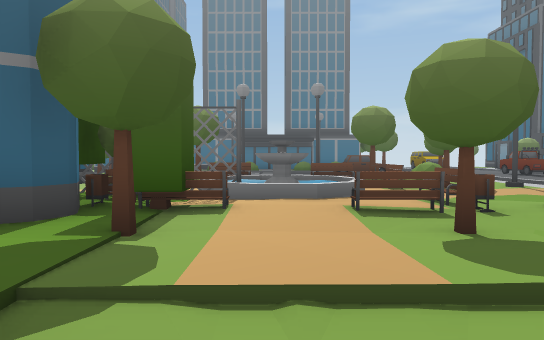
View 1 (above)

24 first-person views from a walk through a 3-D level made in the Unity game engine. The camera is 1.5 m above the floor, tilts 2° down and sees 70° across. The floor is counted in squares, 2 m on a side. Each view is taken from the middle of a square. On the plan, view 1 faces up. The plan holds only what a view shows up to about 12 squares ahead; the rest is blank. The place goes on beyond the plan. The player is left out.

View 2
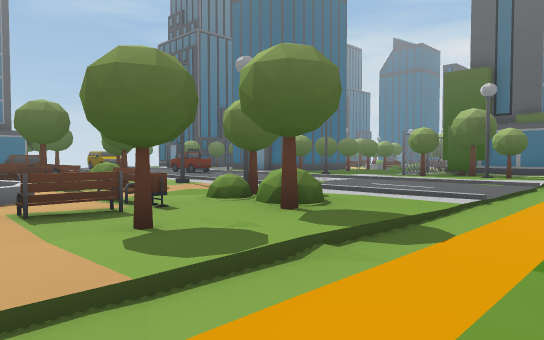

View 3
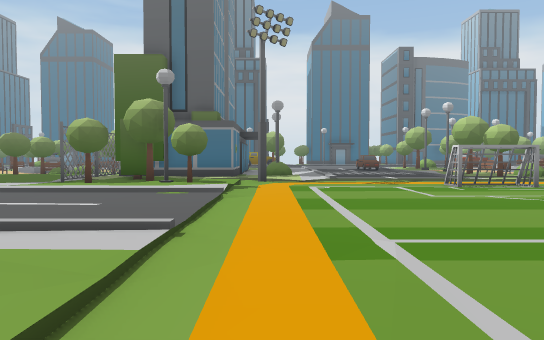

View 4
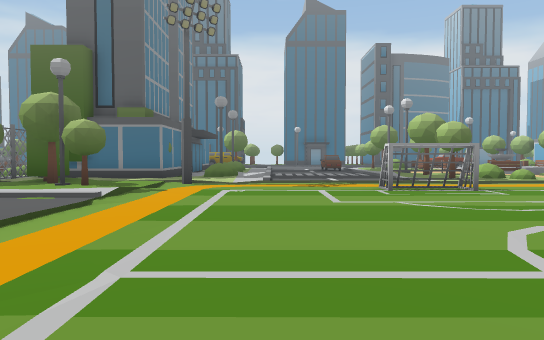

View 5
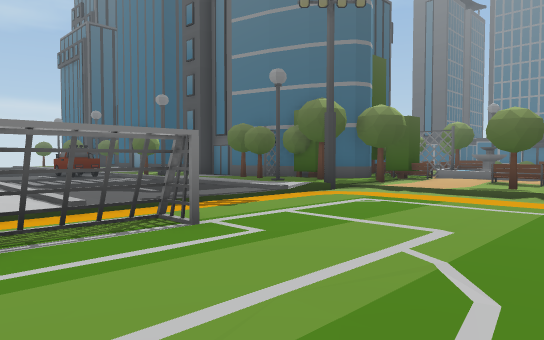

View 6
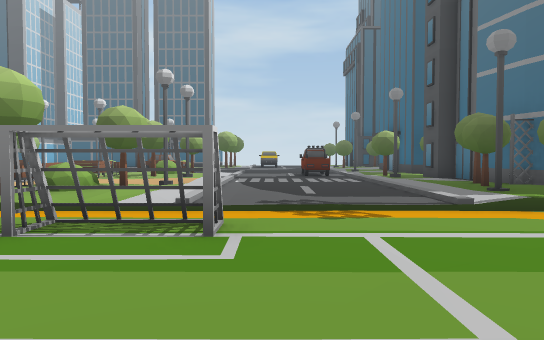

View 7
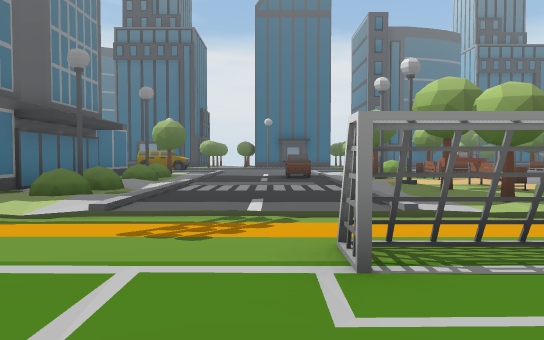

View 8
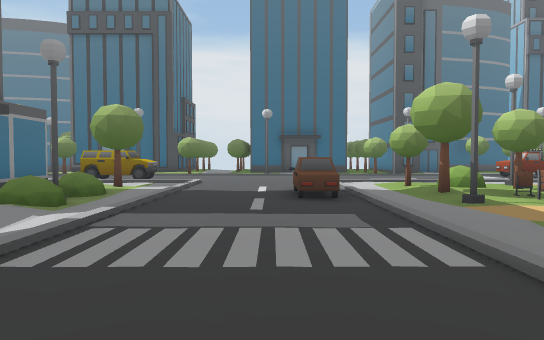

View 9
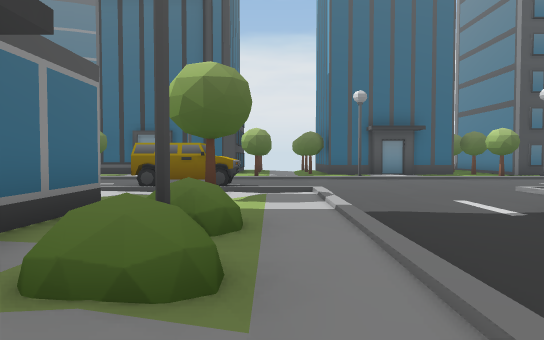

View 10
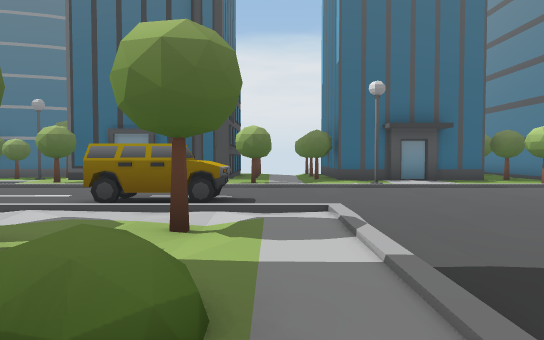

View 11
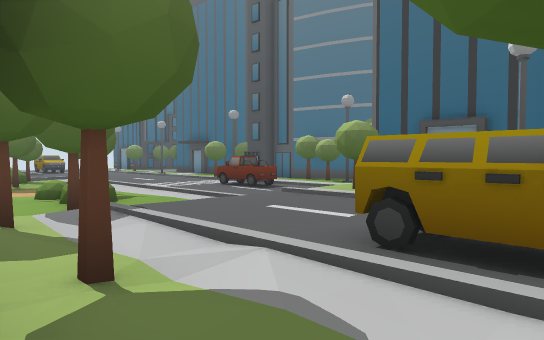

View 12
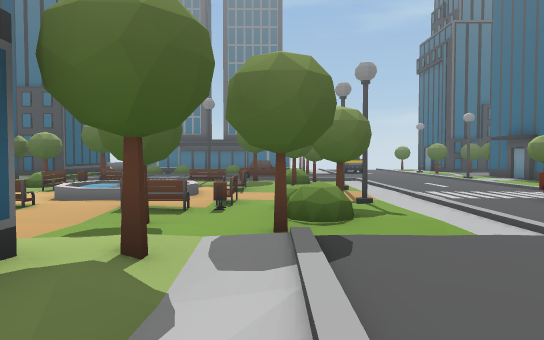

View 13
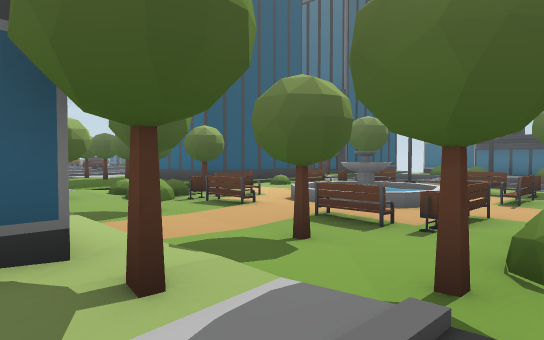

View 14
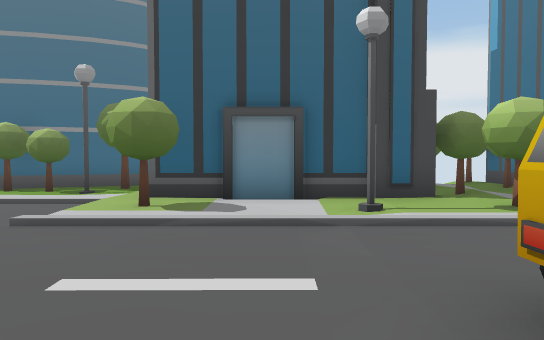

View 15
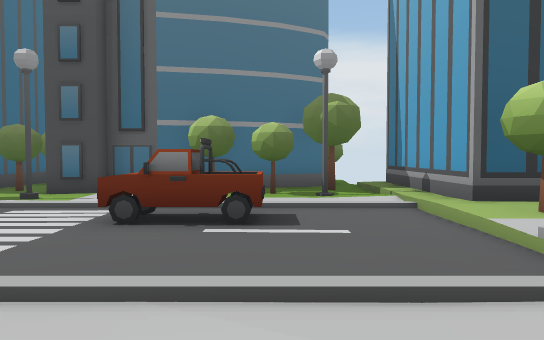

View 16
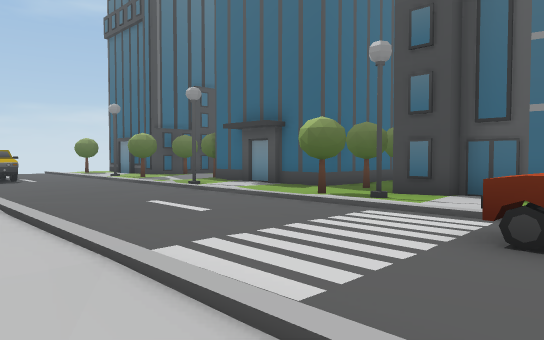

View 17
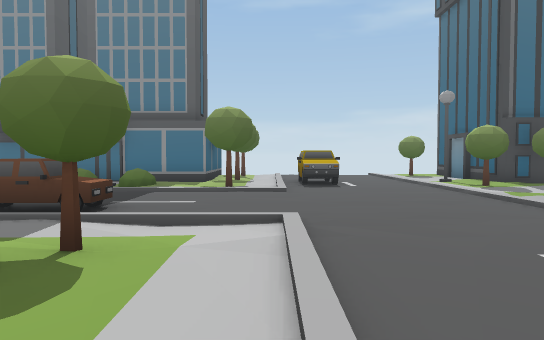

View 18
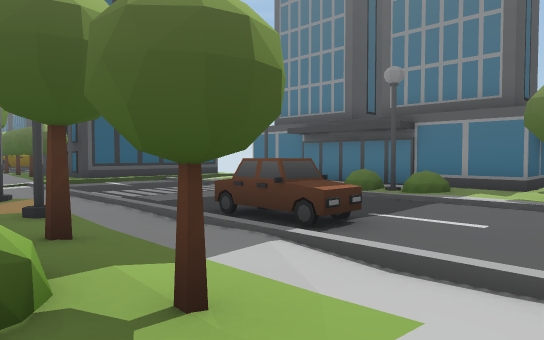

View 19
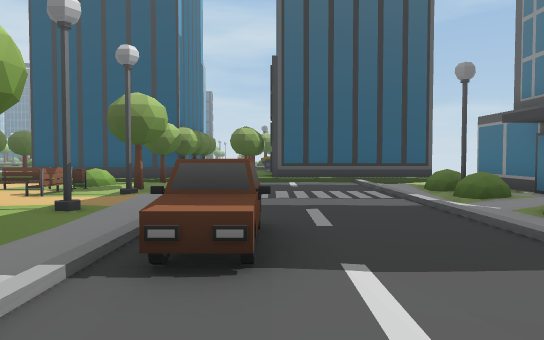

View 20
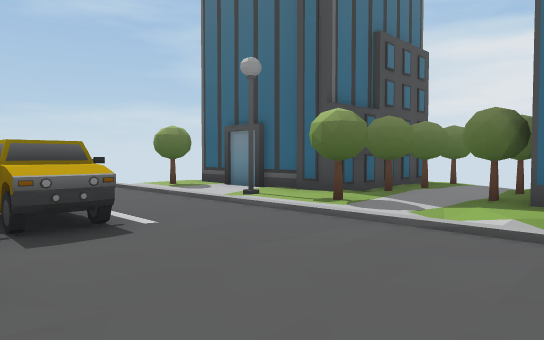

View 21
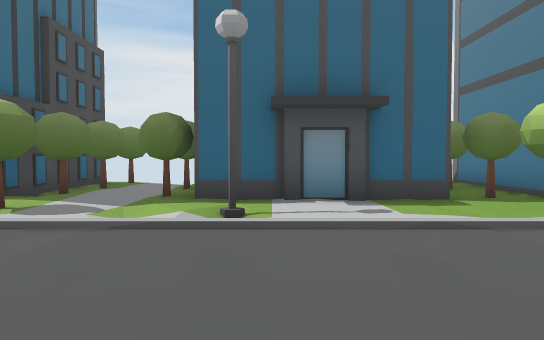

View 22
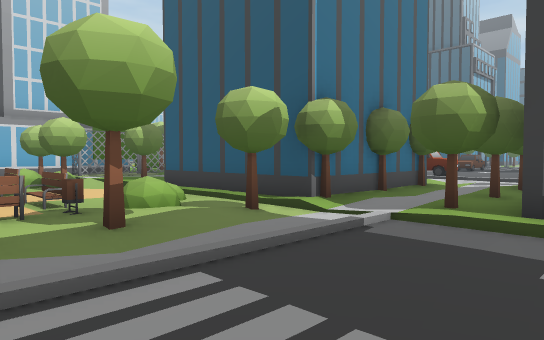

View 23
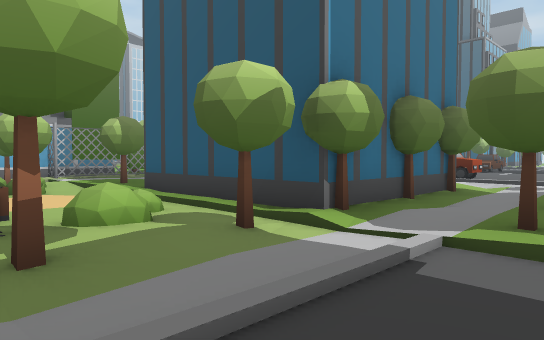

View 24
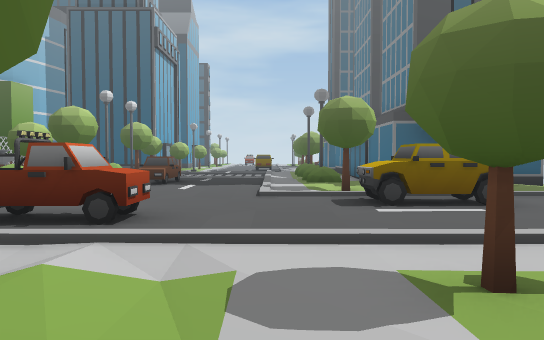

### Floor plan
Key: @ floor where view 1 was taken; # wall or solid block; . main floor; : floor 0.25 m higher than the main floor; - floor 0.25 m lower than the main floor; / step, stairs or slope; S streetlight; T tree; B bench; P plant; F fountain; E fence; I bin; C car; H thing the floor can be seen under or through; U building; O other object.
Columns run from 8 left of view 1 to 39 right of it. Each row starts with its distance up from view 1.
 26                                    #    ./-.#
 25                            ###UUU###..C../S.##
 24                             ..........CC./..U###
 23                          #..PSP/PPS.T.C../T.T/TT
 22                          #...//........../..///.
 21                /:.       #...............///T/T
 20        UUU###  /C..     ##.............../S.#
 19            ::T /C...:  ##U.......CC....../-.#
 18           SP:://..:.T:TT:T........C....../..U
 17           //////......///...///....../.../..#
 16           :.:.:...:./:TT#TT/T.S.ST.T./.../-.####
 15           ....:.:C./    ##..IBB.BO.P./.../T-T.T
 14            CC.  .CC      #P.B.. .B.T./.../S....
 13                          #..B.  /B..S/.../..#
 12                          #-../ F/.--./.../..U
 11            T:T           :-TB./ /B--S/..C/..#
 10            OP::/       T:T.PB....IPT./..C/.T.
  9            BTS:/      ..::.PPBB.B..../..C/.T.#
  8         F  /.::      :.  :...T..T.TP./.../S.T#
  7         F  .//   ..::.EEE..T....../../...///...O
  6       EO//.B.S  ..:::T::T###    #T/:::/TT#####
  5       IBTBBIPT./..::::T:TE       //:::/::#
  4       ::::.:P::/:.::ST::#        :/:::/.:#
  3   #ETT:T::T:T::/:..:T:::T        T/C::/S:#
  2 #::T::T////////////////:::.  :::::/C::/::#
  1  :::TS:#..............#::PSP:PSP:T/CC:/:T#UUU
  0 ///////.@... ...........::///:::::/:::/TTT O
 -1 :::::::................/////////::/:::/:.TTTTT
 -2 :::::::.....  .........::::::::::::::://:#####
 -3 :::::::...... .........:::::::::::::::/S:#
 -4 ///////.#....   .....H.:::::::CC::::::/ :U
 -5 :::::::.#...     ....H.////////////:::/ :#
 -6 S:.ST::.... .      ....:TT/S:S:TTT/ ::/ :#
 -7 :..:OPT             ...:O:::::::P:/  :/T#T

Positions as (right, up) in squares from view 1, and headings:
1: (0, 0), facing up
2: (0, 0), facing up-right
3: (3, 1), facing right
4: (4, -1), facing right
5: (4, -6), facing up-left
6: (4, -3), facing left
7: (10, -3), facing right
8: (15, -3), facing right
9: (19, 0), facing right
10: (21, 0), facing right
11: (24, 1), facing up-right
12: (26, 3), facing up
13: (27, 5), facing up-left
14: (26, 4), facing right
15: (27, 9), facing right
16: (28, 10), facing up-right
17: (29, 13), facing up
18: (29, 15), facing up-left
19: (29, 19), facing left
20: (29, 19), facing up-right
21: (29, 19), facing right
22: (22, 20), facing down-left
23: (21, 19), facing down-left
24: (14, 17), facing left
